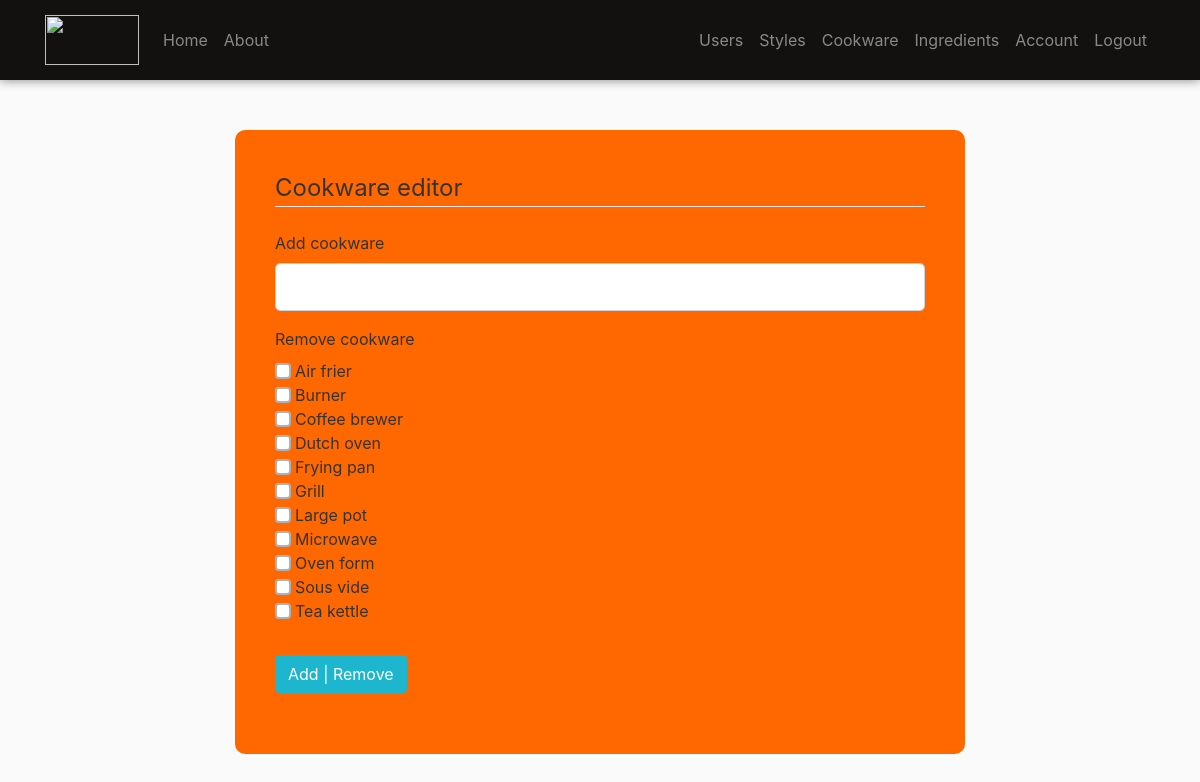
Page /edit_cookware (signed in) on the committed database.
### tabl/models.py (models this page shows, shortened)
class Cookware(db.Model):
    id   = db.Column(db.Integer, primary_key=True)
    name = db.Column(db.String(40), unique=True, nullable=False)

### tabl/routes.py (the view, shortened to what this page needs)
@app.route("/edit_cookware", methods=['GET', 'POST'])
@login_required
def edit_cookware():
    if (current_user.is_authenticated and (current_user.is_admin == True)):
        pass
    else:
        return redirect(url_for('home'))
    form = EditCookwareForm()
    for cookware in Cookware.query.order_by(Cookware.name).all():
        form.remove_cookware.choices.append((cookware.id, cookware.name))
    return render_template('edit_cookware.html',
                           title='Edit cookware',
                           form=form)

### tabl/forms.py
class EditCookwareForm(FlaskForm):
    new_cookware = StringField('Add cookware',
                           validators=[Optional(), Length(min=2, max=20)])
    remove_cookware = MultiCheckboxField('Remove cookware', choices=[], coerce=int)
    submit = SubmitField('Add | Remove')

### tabl/__init__.py (called while the page is built)
def _fk_pragma_on_connect(db_api_con, con_record):
    db_api_con.execute('pragma foreign_keys=ON')

@app.after_request
def add_header(r):
    r.headers["Cache-Control"] = "no-cache, no-store, must-revalidate"
    r.headers["Pragma"] = "no-cache"
    r.headers["Expires"] = "0"
    r.headers['Cache-Control'] = 'public, max-age=0'
    return r

### tabl/models.py (called while the page is built)
@login_manager.user_loader
def load_user(user_id):
    return User.query.get(int(user_id))

### tabl/templates/edit_cookware.html (shortened to what this page needs)
{% extends "layout.html" %}
{% block content %}
     <div class="content-section" style="background-color: #ff6800; border:none; padding: 40px; margin-top: 50px; border-radius: 10px">
        <form method="POST" action="">
            <fieldset class="form-group">
                <legend class="border-bottom mb-4">Cookware editor</legend>
                <div class="form-group">
                    {{ form.new_cookware.label(class="form-control-label") }}
                    {% if form.new_cookware.errors %}
                        {{ form.new_cookware(class="form-control form-control-lg is-invalid") }}
                        <div class="invalid-feedback">
                            {% for error in form.new_cookware.errors %}
                                <span>{{ error }}</span>
                            {% endfor %}
                        </div>
                    {% else %}
                        {{ form.new_cookware(class="form-control form-control-lg") }}
                    {% endif %}
                </div>
                <div class="form-group custom-checkbox">
                    {{ form.remove_cookware.label(class="form-control-label") }}
                    {% for cookware in form.remove_cookware %}
                        <div class="form-check">
                                {{ cookware.label(class="custom-control-label") }}
                        </div>
                    {% endfor %}
                </div>
            </fieldset>
            <div class="form-group" style="padding-bottom:5px">
                {{ form.submit(class="btn btn-tabl") }}
            </div>
        </form>
    </div>
{% endblock content %}

### tabl/static/main.css (style rules this page uses)
body { background: #fafafa; color: #333333; margin-top: 5rem; }
.content-section { background: #ffffff; padding: 10px 20px; border: 1px solid #dddddd; border-radius: 3px; margin-bottom: 20px; }
.btn-tabl { color:#fff; background-color: #1eb6ce; border-color: #1eb6ce; }
.custom-checkbox .custom-control-input ~ .custom-control-label::before { background-color: #fff; border-color: rgba(0,0,0,0.3); border-style: solid; border-width: 2px; }

### rows in the picture
Cookware: label "Air frier"
Cookware: label "Burner"
Cookware: label "Coffee brewer"
Cookware: label "Dutch oven"
Cookware: label "Frying pan"
Cookware: label "Grill"
Cookware: label "Large pot"
Cookware: label "Microwave"
Cookware: label "Oven form"
Cookware: label "Sous vide"
Cookware: label "Tea kettle"
